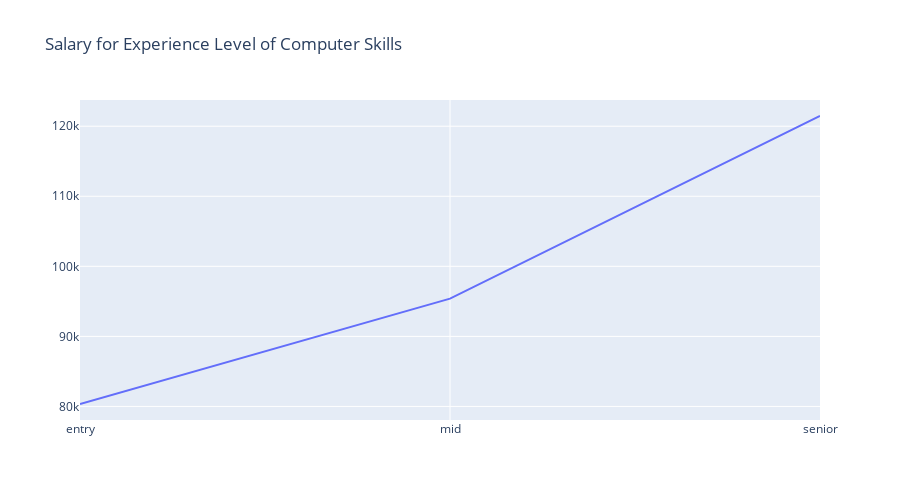

Notebook code for this chart:
### Code cell
# EDA: visualize bar plot (Salary for Skill Experience Level)
salary_level_mean = jobs.groupby(['level']).agg({'salary':'mean'}).rename(columns={'salary':'salary_mean'})

data = [Scatter(x=salary_level_mean.index, y=salary_level_mean['salary_mean'], mode='lines')]
layout = Layout(title="Salary for Experience Level of Computer Skills", width = 900, height = 500)

fig = Figure(data=data, layout=layout)

plotly.offline.iplot(fig, show_link=False)

### Figure 1 — Plotly figure (JSON) as saved in the notebook; plotly's stock layout.template omitted (floating-point values rounded to 4 significant figures)
{"data": [{"mode": "lines", "type": "scatter", "x": ["entry", "mid", "senior"], "y": [80350.0, 95390.0, 121500.0]}], "layout": {"height": 500, "title": {"text": "Salary for Experience Level of Computer Skills"}, "width": 900}}
